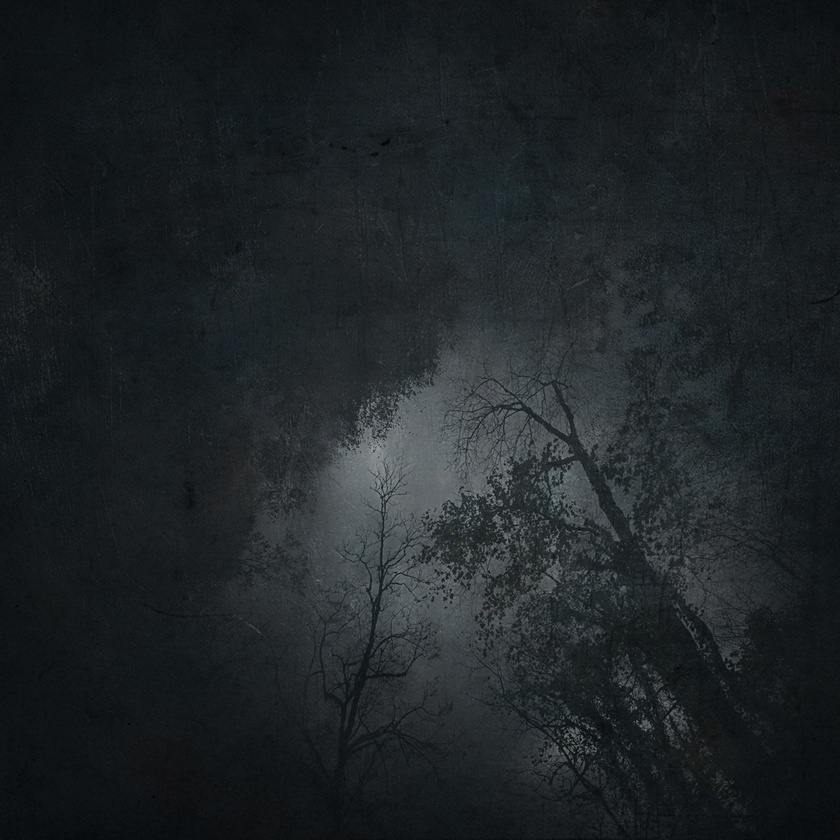
#> input picture homework/test.jpg, 840 x 840 px, shrunk from 1200 x 1200 before the run
$ python '直方图均衡化.py'
#> lines starting #> are read from the running program, lines starting #| are printed output that depends on the picture
import cv2
import numpy as np
import matplotlib.pyplot as plt
import numpy.typing as npt
from typing import cast

plt.rcParams["font.sans-serif"] = [
    "Microsoft YaHei", "SimHei", "Noto Sans CJK SC", "Arial Unicode MS", "DejaVu Sans"
]
plt.rcParams["axes.unicode_minus"] = False

"""手动实现CDF函数，输入uint8灰度图片，返回长256数字，表示映射关系"""
def CDF(gray: np.ndarray) -> np.ndarray:
    counts = np.bincount(gray.ravel(), minlength=256)  # 统计每个灰度值的像素数
    idx = np.flatnonzero(counts)  # 每个非零元素的下标
    if idx.size == 1:  # 纯色图片，保持原灰度不变
        return np.arange(256,1)
    lower = idx[0]  # 最低灰度值
    counts = np.cumsum(counts) / gray.size  # 每个位置表示亮度低于下标的像素的百分比
    return np.clip(
        np.round((counts - counts[lower]) / (1 - counts[lower]) * 255),
        a_min=0,
        a_max=255,
    ).astype(np.uint8)  # 将原像素亮度映射至0-255

# 以彩色模式读取图片（BGR格式）
image_color = cv2.imread("test.jpg", cv2.IMREAD_COLOR)
#> image_color is the input picture: shape (840, 840, 3); mean B, G, R 39.1, 36, 30.8
if image_color is None:
    raise FileNotFoundError("无法读取 test.jpg")

#BGR转为RGB
image_color=cv2.cvtColor(image_color, cv2.COLOR_BGR2RGB)

# 将彩色图片转换成灰度图 uint8
image_gray = cast(npt.NDArray[np.uint8],cv2.cvtColor(image_color, cv2.COLOR_RGB2GRAY))

# 用高级索引完成重映射
mapping = CDF(image_gray)
#> in CDF, `counts = np.bincount(gray.ravel(), minlength=256)`: counts = 256 values, max 32059 at index 23, min 0 at index 0, mean 2756.2
#> in CDF, `idx = np.flatnonzero(counts)`: idx = 156 values from 1 to 156
#> in CDF, `lower = idx[0]`: lower = 1
#> in CDF, `counts = np.cumsum(counts) / gray.size`: counts = 256 values from 0 to 1
#> mapping = 256 values from 0 to 255
image_cvt = mapping[image_gray]
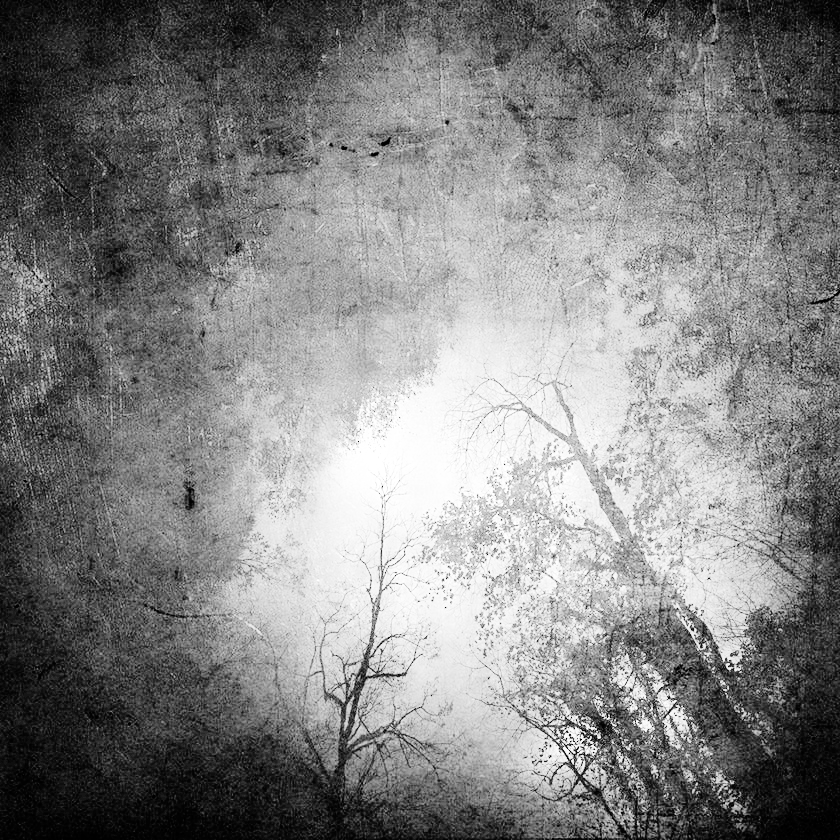
#> image_cvt: shape (840, 840); min 0, max 255, mean 130.8

#可视化展示
fig, axes = plt.subplots(1, 3, figsize=(14, 9))

axes[0].imshow(image_color)
axes[0].set_title("原图")

axes[1].imshow(image_gray, cmap="gray")
axes[1].set_title("灰度图")

axes[2].imshow(image_cvt, cmap="gray")
axes[2].set_title("转化图")

for ax in axes.flat:
    ax.axis("off")

plt.tight_layout()
plt.show()
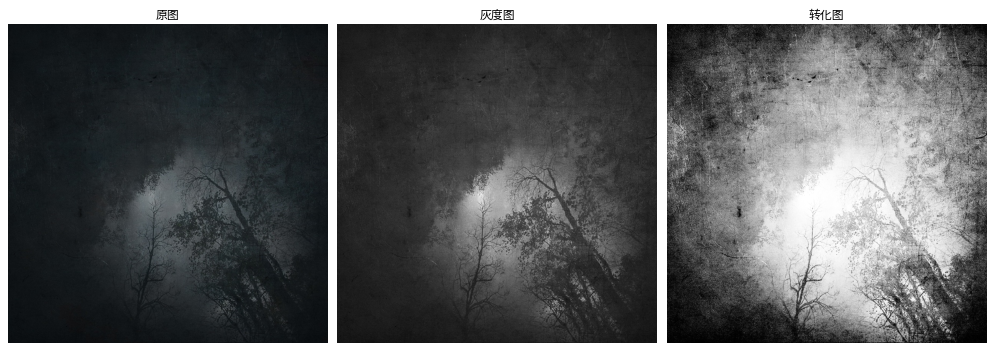
#> figure drawn by matplotlib, 3 panels
